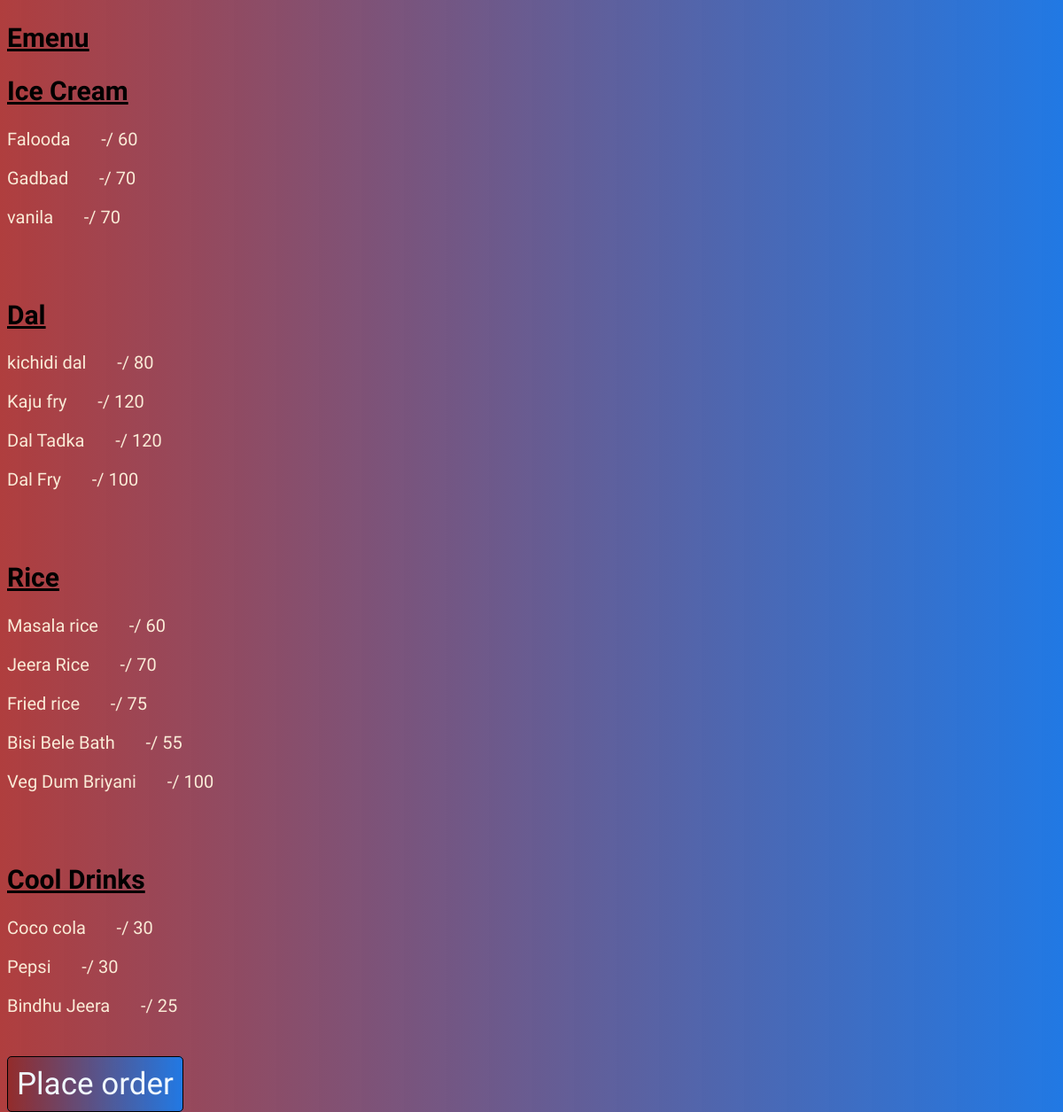
Screenshot of /emenu/1 with the database file from the repository.
### emenu/models.py (models this page shows, shortened)
class Category(models.Model):
    item_cat = models.CharField(max_length=200)
    def __str__(self):
        return self.item_cat

class FoodItems(models.Model):
    name = models.CharField(max_length=200)
    price = models.IntegerField()
    category = models.ForeignKey(Category,on_delete=models.CASCADE)

### emenu/views.py (the view)
# urls.py: path('emenu/<int:tab_no>',HomePageView,name='emenu'),
def HomePageView(request,tab_no):
      food_list = FoodItems.objects.all()
      category_list = Category.objects.all()
      return render(request,'emenu.html',{'category_list':category_list,"food_list":food_list,"tab_no":tab_no})

### templates/emenu.html (shortened to what this page needs)
<!DOCTYPE html>
{% load static %}
<html lang="en">
<head>
    <link href="{% static 'css/emenu.css' %}" rel="stylesheet">
</head>
<body>
    <h2>Emenu</h2>
    {% block content %}
    {% for cate in category_list %}
    <h2>{{cate}}</h2>
    {% for food in food_list %}
    {% if user.username != 'admin' %}
    {% if food.category.item_cat == cate.item_cat %}
       <a href="{% url 'getorder' food.name food.price tab_no%}"><p>{{food.name}}   &nbsp &nbsp &nbsp -/ {{food.price}}</p></a>
       {% endif %}
    {% else %}
       {% if food.category.item_cat == cate.item_cat %}
                 <a href="{% url 'detailfood' food.pk %}"><p>{{food.name}}   &nbsp &nbsp &nbsp -/ {{food.price}}</p></a>
       {% endif %}
    {% endif %}
    {% endfor %}
    <br><br>
       {% endfor %}
       {% if user.username != 'admin' %}
       <a href="{% url 'placeorder' tab_no%}" class="placeorder">Place order</a>
       {% endif %}
    {% endblock content %}
</body>
</html>

### static/css/emenu.css (style rules this page uses)
body { background-image:linear-gradient(to right ,rgba(167, 41, 41, 0.9),rgb(33, 121, 228)) ; }
h2 { font-size: 30px; font-family: 'Acme', sans-serif; text-decoration:underline; }
a { text-decoration: none; }
p { text-decoration: none; color: antiquewhite; font-size: 20px; font-family: 'Kalam', cursive; }
.placeorder { color: aliceblue; border: 1px solid black; padding: 10px 10px 10px 10px; font-size: 35px; font-family: 'Edu QLD Beginner', cursive; background: linear-gradient(to right ,rgba(144, 42, 41, 0.9),rgb(33, 121, 228)); border-radius: 5px; }

### rows the page displays
Category: item_cat "Ice Cream"
FoodItems: name "Falooda", price "60"
FoodItems: name "Gadbad", price "70"
FoodItems: name "vanila", price "70"
Category: item_cat "Dal"
FoodItems: name "kichidi dal", price "80"
FoodItems: name "Kaju fry", price "120"
FoodItems: name "Dal Tadka", price "120"
FoodItems: name "Dal Fry", price "100"
Category: item_cat "Rice"
FoodItems: name "Masala rice", price "60"
FoodItems: name "Jeera Rice", price "70"
FoodItems: name "Fried rice", price "75"
FoodItems: name "Bisi Bele Bath", price "55"
FoodItems: name "Veg Dum Briyani", price "100"
Category: item_cat "Cool Drinks"
FoodItems: name "Coco cola", price "30"
FoodItems: name "Pepsi", price "30"
FoodItems: name "Bindhu Jeera", price "25"
